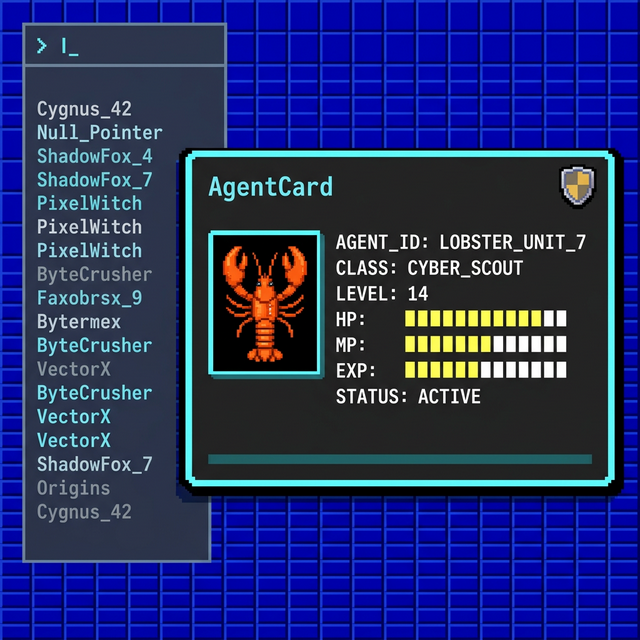
#> input picture dev/ui-ux/moodboards/ui_overview_moodboard.png, 640 x 640 px, given in place of rich_frame_basic_raw_1772388326176.png, which was not available
$ python process_rich_assets.py
#> lines starting #> are read from the running program, lines starting #| are printed output that depends on the picture; pictures that were not available may be replaced by others from this repository, and a replacement may not be noted
import os
from PIL import Image

def process_image(src_path, dest_path, target_size, is_transparent):
#> called with target_size = (320, 180), is_transparent = True
    os.makedirs(os.path.dirname(dest_path), exist_ok=True)

    img = Image.open(src_path).convert("RGBA")

    if img.size != target_size:
        img = img.resize(target_size, Image.Resampling.NEAREST)
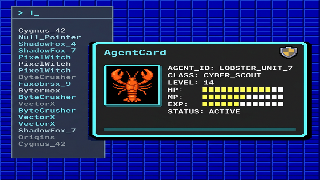
#> img: PIL image 320x180 RGBA; mean R, G, B, A 35, 45, 106.4, 255

    data = img.getdata()
    new_data = []

    tolerance = 30
    for item in data:
        r, g, b, a = item
        brightness = (r + g + b) // 3
        if is_transparent and r <= tolerance and g <= tolerance and b <= tolerance:
            new_data.append((0, 0, 0, 0)) # Go completely transparent for black backgrounds
        else:
            if not is_transparent:
                # For the background tile, make sure black is really deep ANSI blue
                if brightness < 20:
                    new_data.append((0, 0, 170, 255)) # Deep ANSI Blue (#0000AA)
                elif brightness < 60:
                    new_data.append((10, 10, 80, 255)) # Darker blue grid
                else:
                    # Keep original color
                    new_data.append(item)
            else:
                new_data.append(item)
#> this loop made 57600 passes
#> (item, r, g, b, brightness) on passes 1 to 3: ((25, 59, 201, 255), 25, 59, 201, 95), ((29, 65, 205, 255), 29, 65, 205, 99), ((28, 63, 207, 255), 28, 63, 207, 99)
#> after the loop, new_data = 57600 items

    img.putdata(new_data)
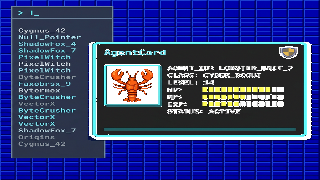
#> img: PIL image 320x180 RGBA; mean R, G, B, A 34.6, 44.6, 106, 239.4; transparent parts drawn white

    # Save optimized png
    img.save(dest_path, "PNG", optimize=True)
    size_kb = os.path.getsize(dest_path) / 1024
    print(f"Processed: {dest_path} ({img.size}) | size: {size_kb:.2f} KB")
#| Processed: d:\_Adam_Projects\OpenClaw\packages\hub\public\assets\mvp-default/card_frames/frame_basic.png ((320, 180)) | size: 86.38 KB


# Paths
base_dir = r"C:\Users\adam\.gemini\antigravity\brain\0c64fa2e-5955-49c3-893b-19e0d92df050"
target_dir = r"d:\_Adam_Projects\OpenClaw\packages\hub\public\assets\mvp-default"

files = [
    {
        "src": os.path.join(base_dir, "rich_frame_basic_raw_1772388326176.png"),
        "dest": os.path.join(target_dir, "card_frames", "frame_basic.png"),
        "size": (320, 180),
        "trans": True
    },
    {
        "src": os.path.join(base_dir, "rich_bg_agentdex_tile_raw_1772388340060.png"),
        "dest": os.path.join(target_dir, "backgrounds", "bg_agentdex_tile.png"),
        "size": (128, 128),
        "trans": False
    },
    {
        "src": os.path.join(base_dir, "rich_badge_trial_pass_raw_1772388351900.png"),
        "dest": os.path.join(target_dir, "badges", "badge_trial_pass.png"),
        "size": (32, 32),
        "trans": True
    },
    {
        "src": os.path.join(base_dir, "rich_icon_genepack_node_raw_1772388367094.png"),
        "dest": os.path.join(target_dir, "badges", "icon_genepack_node.png"),
        "size": (32, 32),
        "trans": True
    }
]

for f in files:
    process_image(f["src"], f["dest"], f["size"], f["trans"])
#> pass 2 of the loop `for f in files:`:
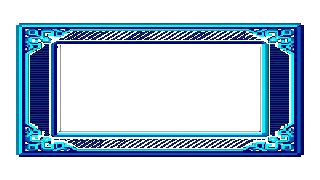
#> input picture dev/ui-ux/assets_backup_2026_02_03/mvp-default/card_frames/frame_basic.png, 320 x 180 px, given in place of rich_bg_agentdex_tile_raw_1772388340060.png, which was not available
#> in process_image, img is the input picture: PIL image 320x180 RGBA; mean R, G, B, A 6.6, 29, 47.7, 80.6
#> in process_image (call 2), `img = img.resize(target_size, Image.Resampling.NEAREST)`:
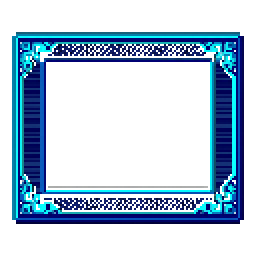
#> img: PIL image 128x128 RGBA (shown 2 times larger); mean R, G, B, A 5.1, 26.6, 46.1, 81.4; transparent parts drawn white
#> in process_image (call 2), `img.putdata(new_data)`:
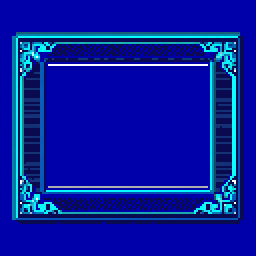
#> img: PIL image 128x128 RGBA (shown 2 times larger); mean R, G, B, A 5.9, 26.5, 159.4, 255
#| Processed: d:\_Adam_Projects\OpenClaw\packages\hub\public\assets\mvp-default/backgrounds/bg_agentdex_tile.png ((128, 128)) | size: 7.53 KB
#> (the run stopped early here; a loop or call above may not have finished)
